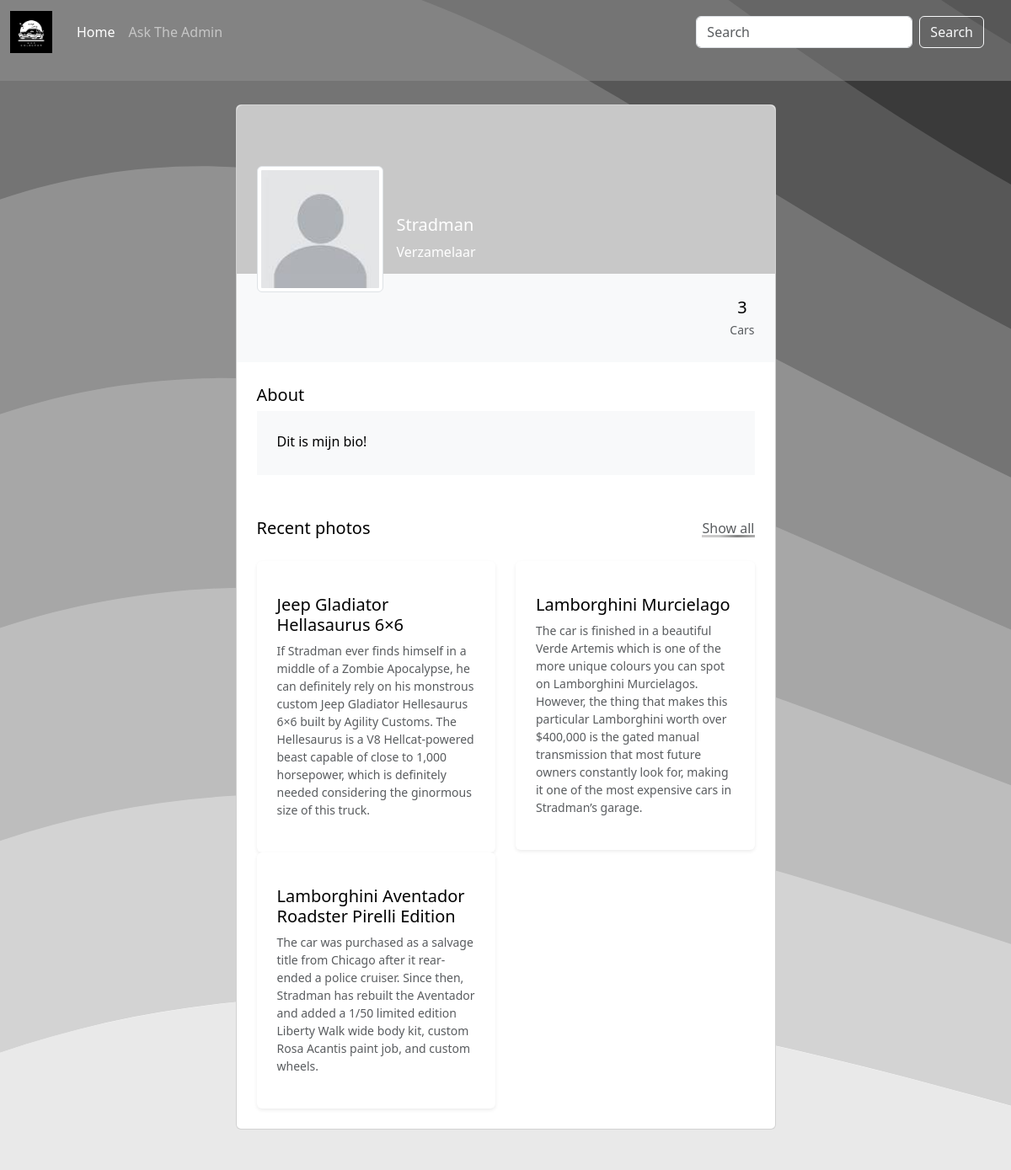
The page /acount/profile.php?id=4 on the database its author committed.
### tables this page shows
CREATE TABLE "Posts" (
	"ID"	INTEGER NOT NULL UNIQUE,
	"afbeelding1"	TEXT NOT NULL,
	"afbeelding2"	TEXT,
	"afbeelding3"	TEXT,
	"afbeelding4"	TEXT,
	"afbeelding5"	TEXT,
	"title"	TEXT NOT NULL,
	"info"	TEXT NOT NULL,
	"userID"	INTEGER NOT NULL,
	"merk"	TEXT NOT NULL,
	"model"	TEXT NOT NULL,
	"bouwjaar"	TEXT NOT NULL,
	"kmstand"	TEXT NOT NULL,
	"kleur"	TEXT NOT NULL,
	"vermogen"	TEXT NOT NULL,
	"category"	TEXT NOT NULL,
	"besteld"	INTEGER,
	PRIMARY KEY("ID")
);

### acount/profile.php (the view, shortened to what this page needs)
<?php
$db = new SQLite3('../database/database.db');
$id = $_GET['id'];
$result = $db->query("SELECT * FROM Login WHERE ID='$id'");
$row = $result->fetchArray();
$username = $row['username'];
$profielfoto = $row['profielfoto'];
$bio = $row['bio'];
$rank = $row['rank'];
$post = $row['posts'];
if ($rank == 0) {
    $rank = "Verzamelaar";
} elseif ($rank == 1) {
    $rank = "Admin";
} elseif ($rank == null){
    $rank = "Bezoeker";
} else {
    $rank = "Error";
}
$result = $db->query("SELECT * FROM Posts WHERE userID='$id' ORDER BY ID DESC LIMIT 4");
?>
<!doctype html>
<html lang="en">
<head>
    <link rel="stylesheet" href="../nav/nav.css">
    <link href="https://cdn.jsdelivr.net/npm/bootstrap@5.3.2/dist/css/bootstrap.min.css" rel="stylesheet">
</head>
<body>
<section class="h-100" style="min-height: 100vh;">
    <nav class="navbar navbar-expand-lg navbar-dark" style="background-color: rgba(145,145,145,0.5);">
        <div class="container-fluid">
            <a class="navbar-brand" href="../home/home.php">
                <img src="../afbeeldingen/logo.png" alt="" class="logo">
            </a>
            <div class="collapse navbar-collapse" id="navbarSupportedContent">
                <ul class="navbar-nav me-auto mb-2 mb-lg-0">
                    <li class="nav-item">
                        <a class="nav-link active" aria-current="page" href="../home/home.php">Home</a>
                    </li>
                    <li class="nav-item">
                        <a class="nav-link" href="../askadmin.php">Ask The Admin</a>
                    </li>
                </ul>
                <form method="post" class="d-flex">
                    <input type="text" class="form-control me-2" name="searchinput" placeholder="Search">
                    <button type="submit" class="btn btn-outline-light" name="searchbutton">Search</button>
                </form>
                <br>
                <div class="search-results" style="background-color: rgba(145,145,145,0.5);">
                </div>
            </div>
        </div>
    </nav>
    <div class="container py-5 h-100">
        <div class="row d-flex justify-content-center align-items-center h-100">
            <div class="col col-lg-9 col-xl-7">
                <div class="card">
                    <div class="rounded-top text-white d-flex flex-row" style="background-color: rgba(145,145,145,0.5); height:200px;">
                        <div class="ms-4 mt-5 d-flex flex-column" style="width: 150px;">
                            <img src="../afbeeldingen/<?php echo $profielfoto ?>"
                                 alt="Generic placeholder image" class="img-fluid img-thumbnail mt-4 mb-2"
                                 style="width: 150px; z-index: 1">
                        </div>
                        <div class="ms-3" style="margin-top: 130px;">
                            <h5><?php echo $username?></h5>
                            <p><?php echo $rank ?></p>
                        </div>
                    </div>
                    <div class="p-4 text-black" style="background-color: #f8f9fa;">
                        <div class="d-flex justify-content-end text-center py-1">
                            <div>
                                <p class="mb-1 h5"><?php echo $post ?></p>
                                <p class="small text-muted mb-0">Cars</p>
                            </div>
                        </div>
                    </div>
                    <div class="card-body p-4 text-black">
                        <div class="mb-5">
                            <p class="lead fw-normal mb-1">About</p>
                            <div class="p-4" style="background-color: #f8f9fa;">
                                <p class="font-italic mb-1"><?php echo $bio ?></p>
                            </div>
                        </div>
                        <div class="d-flex justify-content-between align-items-center mb-4">
                            <p class="lead fw-normal mb-0">Recent photos</p>
                            <p class="mb-0"><a href="Posts.php?id=<?php echo $id ?>" class="text-muted hover">Show all</a></p>
                        </div>
                        <div class="row">
                            <?php
                            while ($row = $result->fetchArray()) {
                                $carid = $row['ID'];
                                echo "<div class='col-lg-3 col-md-6 mb-4 mb-lg-0' style='width: 50%'>
                                      <div class='card rounded shadow-sm border-0'>
                                      <div class='card-body p-4'>
                                      <a href='inpost.php?id=$carid' style='color: black; text-decoration: none;'>
                                      <img src='../afbeeldingen/" . $row['afbeelding1'] . "' alt='' class='img-fluid d-block mx-auto mb-3' style='width: 100%;'>
                                      <h5>" . $row['title'] . "</h5>
                                      <p class='small text-muted font-italic'>
                                      " . $row['info'] . "
                                      </p>
                                  </a>
                            </div>
                       </div>
                </div>";
                            }
                            ?>
                        </div>
                    </div>
                </div>
            </div>
        </div>
    </div>
</section>
</body>
</html>

### nav/nav.css (style rules this page uses)
.search-results { position: absolute; top: 100%; left: 0; right: 0; background-color: #1a1b23; padding: 10px; color: white; z-index: 100; max-height: 300px; overflow-y: auto; scrollbar-width: none; text-decoration: none; }
.logo { width: 50px; height: 50px; object-fit: cover; margin-right: 5px; }
section { background-color: #FFFFFF; background-attachment: fixed; background-size: cover; }
.hover { display: inline-block; position: relative; text-decoration: none; color: inherit; z-index: 1; }
.hover::after { content: ''; position: absolute; left: 0; bottom: .07em; height: .2em; width: 100%; background: linear-gradient(110deg, rgba(122, 116, 117, 0.36), rgba(145, 145, 145, 0.5), #838383, #afafaf); z-index: -1; transition: height .25s cubic-bezier(.6,0,.4,1); }

### rows shown on the page
posts: title "Jeep Gladiator Hellasaurus 6×6", info "If Stradman ever finds himself in a middle of a Zombie Apocalypse, he can definitely rely on his monstrous custom Jeep Gladiator Hellesaurus 6×6 built by Agility Customs. The Hellesaurus is a V8 Hellcat-powered beast capable of close to 1,000 horsepower, which is definitely needed considering the ginormous size of this truck."
posts: title "Lamborghini Murcielago", info "The car is finished in a beautiful Verde Artemis which is one of the more unique colours you can spot on Lamborghini Murcielagos. However, the thing that makes this particular Lamborghini worth over $400,000 is the gated manual transmission that most future owners constantly look for, making it one of the most expensive cars in Stradman’s garage."
posts: title "Lamborghini Aventador Roadster Pirelli Edition", info "The car was purchased as a salvage title from Chicago after it rear-ended a police cruiser. Since then, Stradman has rebuilt the Aventador and added a 1/50 limited edition Liberty Walk wide body kit, custom Rosa Acantis paint job, and custom wheels."

### other values the page prints
$username "Stradman"
$rank "Verzamelaar"
$post "3"
$bio "Dit is mijn bio!"
